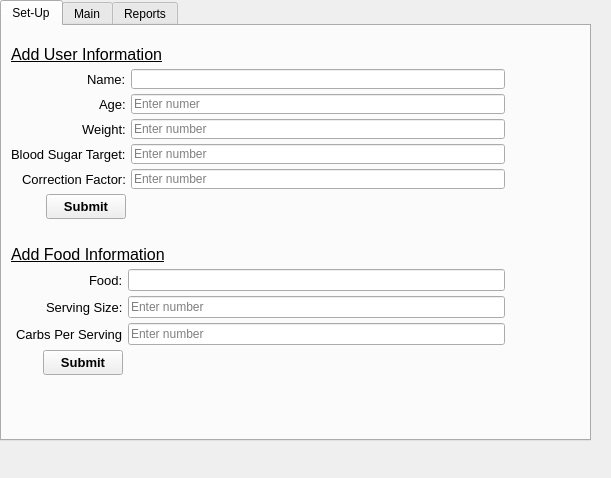
<?xml version="1.0" encoding="UTF-8"?>
<ui version="4.0">
 <class>MainWindow</class>
 <widget class="QMainWindow" name="MainWindow">
  <property name="geometry">
   <rect>
    <x>0</x>
    <y>0</y>
    <width>611</width>
    <height>478</height>
   </rect>
  </property>
  <property name="sizePolicy">
   <sizepolicy hsizetype="MinimumExpanding" vsizetype="MinimumExpanding">
    <horstretch>0</horstretch>
    <verstretch>0</verstretch>
   </sizepolicy>
  </property>
  <property name="minimumSize">
   <size>
    <width>0</width>
    <height>0</height>
   </size>
  </property>
  <property name="windowTitle">
   <string>MainWindow</string>
  </property>
  <widget class="QWidget" name="centralwidget">
   <property name="enabled">
    <bool>true</bool>
   </property>
   <property name="minimumSize">
    <size>
     <width>0</width>
     <height>0</height>
    </size>
   </property>
   <widget class="QTabWidget" name="Tabs">
    <property name="enabled">
     <bool>true</bool>
    </property>
    <property name="geometry">
     <rect>
      <x>0</x>
      <y>0</y>
      <width>591</width>
      <height>441</height>
     </rect>
    </property>
    <property name="minimumSize">
     <size>
      <width>0</width>
      <height>0</height>
     </size>
    </property>
    <property name="currentIndex">
     <number>0</number>
    </property>
    <property name="tabsClosable">
     <bool>false</bool>
    </property>
    <widget class="QWidget" name="tab_setUp">
     <property name="minimumSize">
      <size>
       <width>0</width>
       <height>0</height>
      </size>
     </property>
     <attribute name="title">
      <string>Set-Up</string>
     </attribute>
     <layout class="QVBoxLayout" name="verticalLayout_6">
      <item>
       <layout class="QVBoxLayout" name="verticalLayout" stretch="0,1,1,0">
        <property name="spacing">
         <number>5</number>
        </property>
        <property name="topMargin">
         <number>10</number>
        </property>
        <property name="rightMargin">
         <number>75</number>
        </property>
        <property name="bottomMargin">
         <number>50</number>
        </property>
        <item>
         <widget class="QLabel" name="label_add_user_info">
          <property name="font">
           <font>
            <pointsize>12</pointsize>
            <underline>true</underline>
           </font>
          </property>
          <property name="text">
           <string>Add User Information</string>
          </property>
          <property name="alignment">
           <set>Qt::AlignBottom|Qt::AlignLeading|Qt::AlignLeft</set>
          </property>
         </widget>
        </item>
        <item>
         <layout class="QFormLayout" name="formLayout">
          <property name="labelAlignment">
           <set>Qt::AlignRight|Qt::AlignTrailing|Qt::AlignVCenter</set>
          </property>
          <property name="topMargin">
           <number>0</number>
          </property>
          <property name="bottomMargin">
           <number>10</number>
          </property>
          <item row="0" column="0">
           <widget class="QLabel" name="label_name">
            <property name="font">
             <font>
              <pointsize>10</pointsize>
             </font>
            </property>
            <property name="text">
             <string>Name:</string>
            </property>
           </widget>
          </item>
          <item row="0" column="1">
           <widget class="QLineEdit" name="textEnter_user_name">
            <property name="minimumSize">
             <size>
              <width>0</width>
              <height>20</height>
             </size>
            </property>
           </widget>
          </item>
          <item row="1" column="0">
           <widget class="QLabel" name="label_age">
            <property name="font">
             <font>
              <pointsize>10</pointsize>
             </font>
            </property>
            <property name="text">
             <string>Age:</string>
            </property>
           </widget>
          </item>
          <item row="1" column="1">
           <widget class="QLineEdit" name="textEnter_user_age">
            <property name="minimumSize">
             <size>
              <width>0</width>
              <height>20</height>
             </size>
            </property>
            <property name="placeholderText">
             <string>Enter numer</string>
            </property>
           </widget>
          </item>
          <item row="2" column="0">
           <widget class="QLabel" name="label_weight">
            <property name="font">
             <font>
              <pointsize>10</pointsize>
             </font>
            </property>
            <property name="text">
             <string>Weight:</string>
            </property>
           </widget>
          </item>
          <item row="2" column="1">
           <widget class="QLineEdit" name="textEnter_user_weight">
            <property name="minimumSize">
             <size>
              <width>0</width>
              <height>20</height>
             </size>
            </property>
            <property name="placeholderText">
             <string>Enter number</string>
            </property>
           </widget>
          </item>
          <item row="3" column="0">
           <widget class="QLabel" name="label_blood_sugar_target">
            <property name="font">
             <font>
              <pointsize>10</pointsize>
             </font>
            </property>
            <property name="text">
             <string>Blood Sugar Target:</string>
            </property>
           </widget>
          </item>
          <item row="3" column="1">
           <widget class="QLineEdit" name="textEnter_user_blood_sugar_target">
            <property name="minimumSize">
             <size>
              <width>0</width>
              <height>20</height>
             </size>
            </property>
            <property name="inputMask">
             <string/>
            </property>
            <property name="text">
             <string/>
            </property>
            <property name="placeholderText">
             <string>Enter number</string>
            </property>
           </widget>
          </item>
          <item row="4" column="0">
           <widget class="QLabel" name="label_correction_factor">
            <property name="minimumSize">
             <size>
              <width>0</width>
              <height>20</height>
             </size>
            </property>
            <property name="font">
             <font>
              <pointsize>10</pointsize>
             </font>
            </property>
            <property name="text">
             <string>Correction Factor:</string>
            </property>
           </widget>
          </item>
          <item row="4" column="1">
           <widget class="QLineEdit" name="textEnter_user_correction_factor">
            <property name="minimumSize">
             <size>
              <width>0</width>
              <height>20</height>
             </size>
            </property>
            <property name="placeholderText">
             <string>Enter number</string>
            </property>
           </widget>
          </item>
          <item row="5" column="0">
           <widget class="QPushButton" name="button_submit_user_info">
            <property name="minimumSize">
             <size>
              <width>0</width>
              <height>25</height>
             </size>
            </property>
            <property name="font">
             <font>
              <pointsize>10</pointsize>
              <weight>75</weight>
              <bold>true</bold>
             </font>
            </property>
            <property name="text">
             <string>Submit</string>
            </property>
           </widget>
          </item>
          <item row="5" column="1">
           <widget class="QLabel" name="label_displays_user_info_submit_status">
            <property name="text">
             <string/>
            </property>
           </widget>
          </item>
         </layout>
        </item>
        <item>
         <widget class="QLabel" name="label_add_food_info">
          <property name="font">
           <font>
            <pointsize>12</pointsize>
            <underline>true</underline>
           </font>
          </property>
          <property name="text">
           <string>Add Food Information</string>
          </property>
          <property name="alignment">
           <set>Qt::AlignBottom|Qt::AlignLeading|Qt::AlignLeft</set>
          </property>
         </widget>
        </item>
        <item>
         <layout class="QFormLayout" name="formLayout_3">
          <property name="labelAlignment">
           <set>Qt::AlignRight|Qt::AlignTrailing|Qt::AlignVCenter</set>
          </property>
          <property name="leftMargin">
           <number>5</number>
          </property>
          <property name="topMargin">
           <number>0</number>
          </property>
          <property name="bottomMargin">
           <number>5</number>
          </property>
          <item row="0" column="0">
           <widget class="QLabel" name="label_food">
            <property name="font">
             <font>
              <pointsize>10</pointsize>
             </font>
            </property>
            <property name="text">
             <string>Food:</string>
            </property>
           </widget>
          </item>
          <item row="0" column="1">
           <widget class="QLineEdit" name="textEnter_food">
            <property name="minimumSize">
             <size>
              <width>0</width>
              <height>20</height>
             </size>
            </property>
           </widget>
          </item>
          <item row="1" column="0">
           <widget class="QLabel" name="label_serv_size">
            <property name="font">
             <font>
              <pointsize>10</pointsize>
             </font>
            </property>
            <property name="text">
             <string>Serving Size:</string>
            </property>
           </widget>
          </item>
          <item row="1" column="1">
           <widget class="QLineEdit" name="textEnter_serv_size">
            <property name="minimumSize">
             <size>
              <width>0</width>
              <height>20</height>
             </size>
            </property>
            <property name="placeholderText">
             <string>Enter number</string>
            </property>
           </widget>
          </item>
          <item row="2" column="0">
           <widget class="QLabel" name="label_cals_per_serv">
            <property name="font">
             <font>
              <pointsize>10</pointsize>
             </font>
            </property>
            <property name="text">
             <string>Carbs Per Serving</string>
            </property>
           </widget>
          </item>
          <item row="2" column="1">
           <widget class="QLineEdit" name="textEnter_carbs_per_serv">
            <property name="minimumSize">
             <size>
              <width>0</width>
              <height>20</height>
             </size>
            </property>
            <property name="placeholderText">
             <string>Enter number</string>
            </property>
           </widget>
          </item>
          <item row="3" column="0">
           <widget class="QPushButton" name="button_submit_food_info">
            <property name="minimumSize">
             <size>
              <width>0</width>
              <height>25</height>
             </size>
            </property>
            <property name="font">
             <font>
              <pointsize>10</pointsize>
              <weight>75</weight>
              <bold>true</bold>
             </font>
            </property>
            <property name="text">
             <string>Submit</string>
            </property>
           </widget>
          </item>
          <item row="3" column="1">
           <widget class="QLabel" name="label_displays_food_info_submit_status">
            <property name="text">
             <string/>
            </property>
           </widget>
          </item>
         </layout>
        </item>
       </layout>
      </item>
     </layout>
    </widget>
    <widget class="QWidget" name="tab_main">
     <property name="minimumSize">
      <size>
       <width>0</width>
       <height>0</height>
      </size>
     </property>
     <attribute name="title">
      <string>Main</string>
     </attribute>
     <widget class="QWidget" name="verticalLayoutWidget">
      <property name="geometry">
       <rect>
        <x>0</x>
        <y>0</y>
        <width>581</width>
        <height>342</height>
       </rect>
      </property>
      <layout class="QVBoxLayout" name="verticalLayout_2" stretch="0,0">
       <property name="leftMargin">
        <number>10</number>
       </property>
       <property name="topMargin">
        <number>10</number>
       </property>
       <property name="rightMargin">
        <number>100</number>
       </property>
       <property name="bottomMargin">
        <number>0</number>
       </property>
       <item>
        <widget class="QLabel" name="label_main_calculate_insulin">
         <property name="font">
          <font>
           <pointsize>12</pointsize>
          </font>
         </property>
         <property name="text">
          <string>Calculate Insulin Dose</string>
         </property>
         <property name="alignment">
          <set>Qt::AlignBottom|Qt::AlignHCenter</set>
         </property>
        </widget>
       </item>
       <item>
        <layout class="QFormLayout" name="formLayout_5">
         <property name="labelAlignment">
          <set>Qt::AlignRight|Qt::AlignTrailing|Qt::AlignVCenter</set>
         </property>
         <item row="0" column="0">
          <widget class="QLabel" name="label_select_user">
           <property name="font">
            <font>
             <pointsize>10</pointsize>
            </font>
           </property>
           <property name="text">
            <string>Select User:</string>
           </property>
          </widget>
         </item>
         <item row="0" column="1">
          <widget class="QComboBox" name="comboBox_select_user"/>
         </item>
         <item row="1" column="0">
          <widget class="QLabel" name="label_enter_current_blood_sugar">
           <property name="font">
            <font>
             <pointsize>10</pointsize>
            </font>
           </property>
           <property name="text">
            <string>Enter Current Blood Sugar:</string>
           </property>
          </widget>
         </item>
         <item row="1" column="1">
          <widget class="QLineEdit" name="textEnter_current_blood_sugar">
           <property name="minimumSize">
            <size>
             <width>0</width>
             <height>20</height>
            </size>
           </property>
           <property name="placeholderText">
            <string>Enter number</string>
           </property>
          </widget>
         </item>
         <item row="2" column="0">
          <widget class="QLabel" name="label_enter_total_carbs">
           <property name="font">
            <font>
             <pointsize>10</pointsize>
            </font>
           </property>
           <property name="text">
            <string>Enter Total Carbs:</string>
           </property>
          </widget>
         </item>
         <item row="2" column="1">
          <widget class="QLineEdit" name="textEnter_total_carbs">
           <property name="placeholderText">
            <string>Enter number</string>
           </property>
          </widget>
         </item>
         <item row="6" column="1">
          <widget class="QLabel" name="label_displays_insulin_calc_results">
           <property name="font">
            <font>
             <pointsize>10</pointsize>
            </font>
           </property>
           <property name="text">
            <string>&lt;html&gt;&lt;head/&gt;&lt;body&gt;&lt;p&gt;User Name: ()&lt;/p&gt;&lt;p&gt;Current blood sugar: ()&lt;/p&gt;&lt;p&gt;Total carbs: ()&lt;/p&gt;&lt;p&gt;&lt;span style=&quot; font-weight:600;&quot;&gt;Insulin dose: ()&lt;/span&gt;&lt;/p&gt;&lt;/body&gt;&lt;/html&gt;</string>
           </property>
           <property name="wordWrap">
            <bool>true</bool>
           </property>
          </widget>
         </item>
         <item row="4" column="0">
          <widget class="QPushButton" name="button_calculate_insulin_dose">
           <property name="text">
            <string>Calculate</string>
           </property>
          </widget>
         </item>
         <item row="3" column="0">
          <widget class="QLabel" name="label">
           <property name="font">
            <font>
             <pointsize>10</pointsize>
            </font>
           </property>
           <property name="text">
            <string>Enter Ratio (e.g. 1/30):</string>
           </property>
          </widget>
         </item>
         <item row="3" column="1">
          <widget class="QLineEdit" name="textEnter_ratio">
           <property name="minimumSize">
            <size>
             <width>0</width>
             <height>20</height>
            </size>
           </property>
           <property name="placeholderText">
            <string>Enter number</string>
           </property>
          </widget>
         </item>
         <item row="5" column="1">
          <widget class="QLabel" name="label_title_dispaly_results">
           <property name="minimumSize">
            <size>
             <width>0</width>
             <height>30</height>
            </size>
           </property>
           <property name="maximumSize">
            <size>
             <width>16777215</width>
             <height>30</height>
            </size>
           </property>
           <property name="font">
            <font>
             <pointsize>10</pointsize>
            </font>
           </property>
           <property name="text">
            <string>Display Results</string>
           </property>
           <property name="alignment">
            <set>Qt::AlignCenter</set>
           </property>
          </widget>
         </item>
        </layout>
       </item>
      </layout>
     </widget>
    </widget>
    <widget class="QWidget" name="tab_reports">
     <property name="minimumSize">
      <size>
       <width>0</width>
       <height>0</height>
      </size>
     </property>
     <attribute name="title">
      <string>Reports</string>
     </attribute>
     <widget class="QLabel" name="label_view_user_info">
      <property name="geometry">
       <rect>
        <x>0</x>
        <y>0</y>
        <width>191</width>
        <height>61</height>
       </rect>
      </property>
      <property name="text">
       <string>View User Info</string>
      </property>
     </widget>
     <widget class="QLabel" name="label_view_saved_food_info">
      <property name="geometry">
       <rect>
        <x>0</x>
        <y>150</y>
        <width>161</width>
        <height>161</height>
       </rect>
      </property>
      <property name="text">
       <string>View Saved Food Info</string>
      </property>
     </widget>
    </widget>
   </widget>
  </widget>
  <widget class="QStatusBar" name="statusbar">
   <property name="sizeGripEnabled">
    <bool>false</bool>
   </property>
  </widget>
 </widget>
 <resources/>
 <connections/>
</ui>
